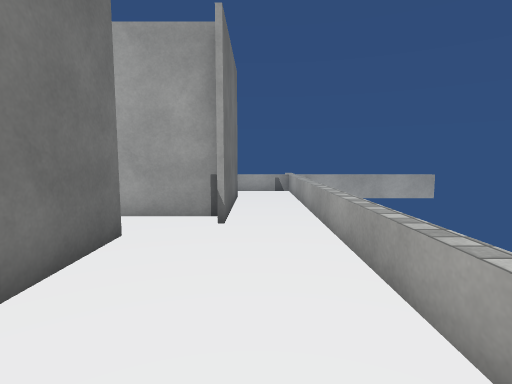
[1] (above)

12 first-person views from a walk through a scene from a Unity 3-D project. The camera is 1.3 m above the floor, tilts 6° down and sees 80° across. The floor is counted in squares, 1 m on a side. Each view is taken from the middle of a square. On the plan, view 1 faces up. The plan holds only what a view shows up to about 14 squares ahead; the rest is blank. The player is left out. Surface patterns are stand-ins for the level's own textures.

[2]
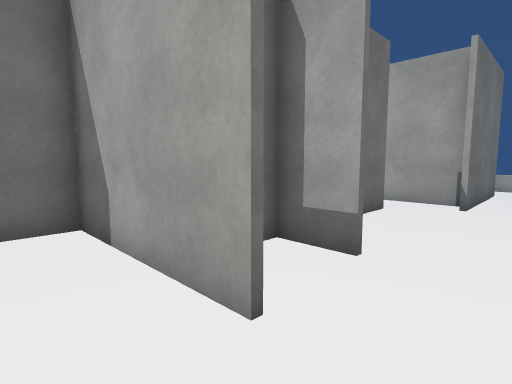

[3]
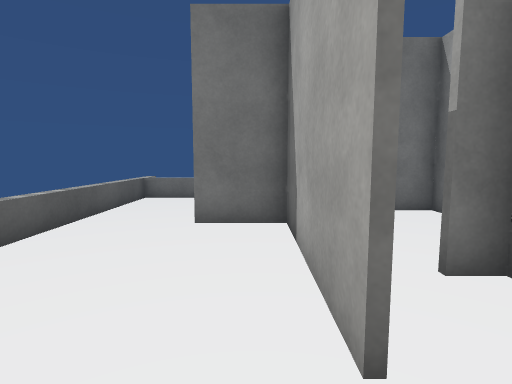

[4]
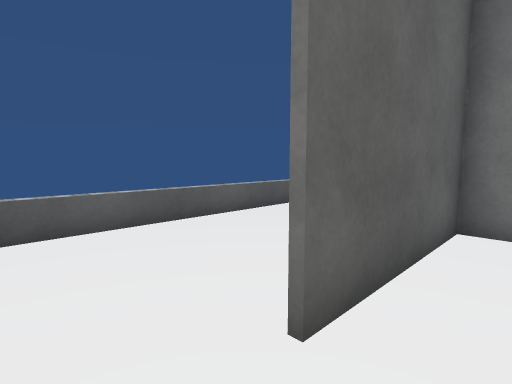

[5]
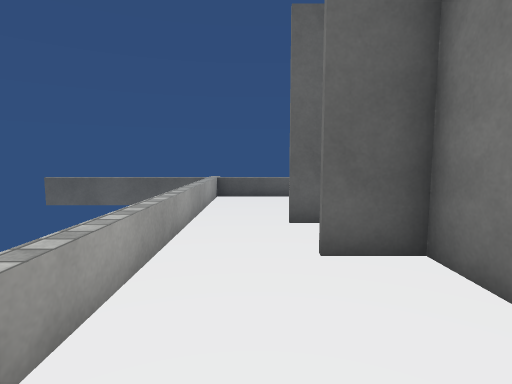

[6]
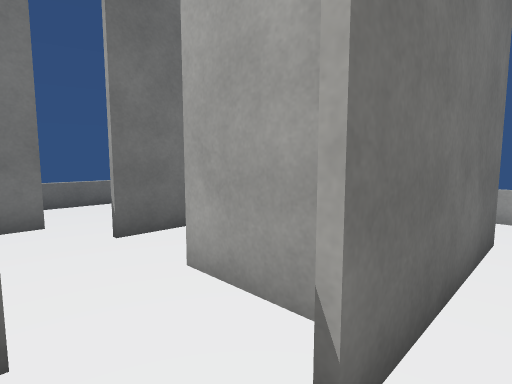

[7]
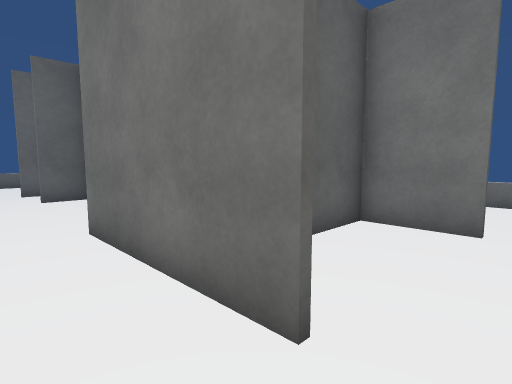

[8]
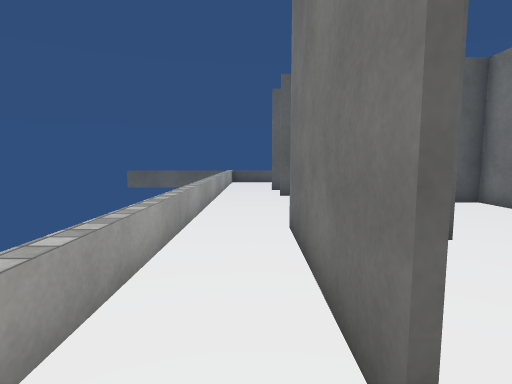

[9]
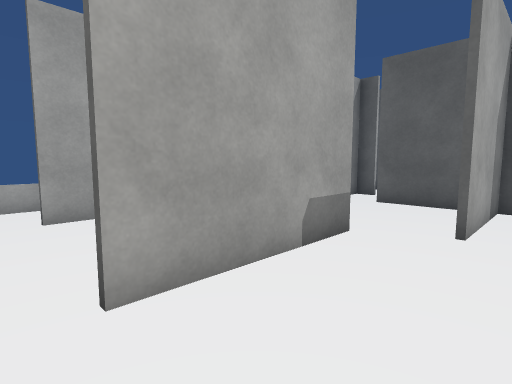

[10]
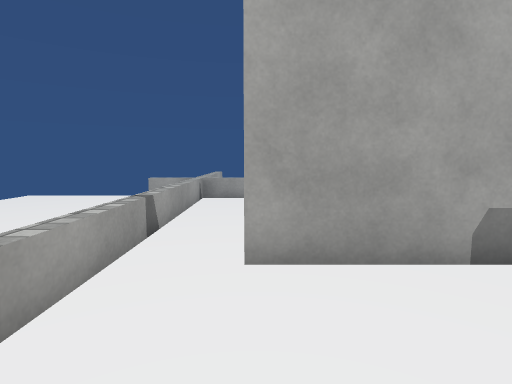

[11]
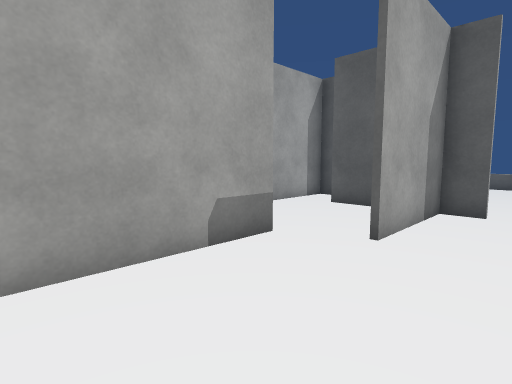

[12]
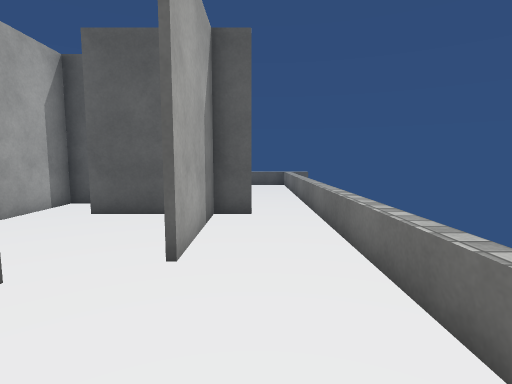

### Floor plan
Key: @ floor where view 1 was taken; # wall or solid block; x gap in a wall; . floor; = window, fence, low wall or low ledge; ^ raised ledge.
Columns run from 11 left of view 1 to 3 right of it. Each row starts with its distance up from view 1.
 15             ==
 14             ==
 13     ===========
 12    ..........=
 11  ^....#......=
 10    ...#...#..=
  9   ....##..#..=
  8  ^....#...#..=
  7  ^....#.###..=
  6  ^..#........=
  5  ^..#....#...=
  4  ^..#....#...=
  3  ^..###..#...=
  2  ^..#....#...=
  1  ^.. ...###..=
  0  ^..   ..x.@.=
 -1  ^..  #####..=
 -2  ^... #......=
 -3   ....#......=
 -4  ^...........=
 -5  ^...........=
 -6 =^=============
 -7             ==#

Where each view was taken, in squares from view 1:
view 1: 0 up, 0 right, facing up
view 2: 3 down, 1 right, facing up-left
view 3: 2 down, 1 right, facing left
view 4: 0 up, 1 right, facing down-left
view 5: 5 up, 0 right, facing down
view 6: 5 up, 0 right, facing up-left
view 7: 12 up, 1 right, facing down-left
view 8: 12 up, 0 right, facing down
view 9: 12 up, 8 left, facing down-right
view 10: 11 up, 9 left, facing right
view 11: 11 up, 9 left, facing down-right
view 12: 10 up, 8 left, facing down
